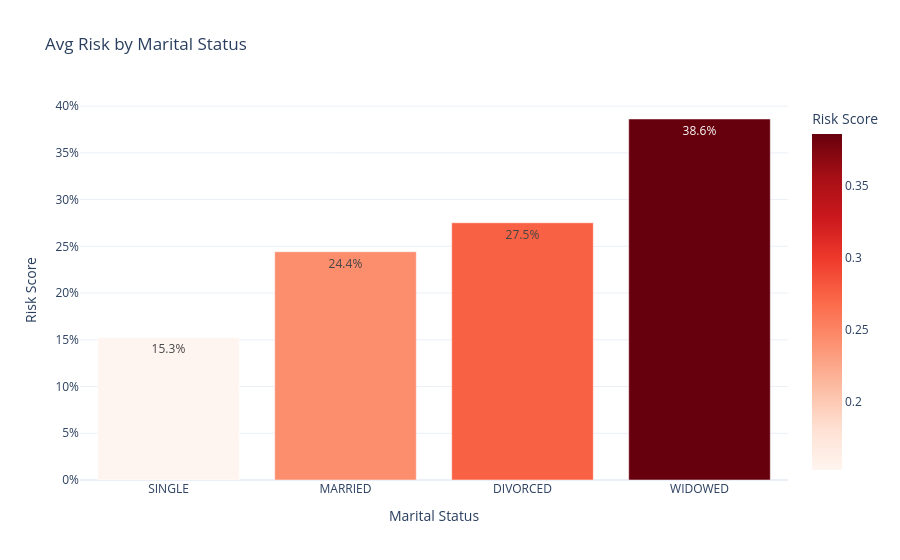

Here is the notebook cell this chart was saved with:
### Markdown cell above
### Marital Status Analyse

### Code cell
df_marital_mean = df_analyze.groupby('marital_status')['risk_score'].mean().reset_index()
df_marital_mean = df_marital_mean.sort_values('risk_score', ascending=True)

fig5 = px.bar(
    df_marital_mean, 
    x='marital_status', 
    y='risk_score',
    text_auto='.1%',
    title='Avg Risk by Marital Status',
    labels={'risk_score': 'Risk Score', 'marital_status': 'Marital Status'},
    color='risk_score',
    color_continuous_scale='Reds',
    template="plotly_white"
)
fig5.update_layout(yaxis_tickformat='.0%')
show_and_save(fig5, "risk_by_marital_status")

### Figure 1 — Plotly figure (JSON) as saved in the notebook; plotly's stock layout.template omitted (floating-point values rounded to 4 significant figures)
{"data": [{"hovertemplate": "Marital Status=%{x}<br>Risk Score=%{marker.color}<extra></extra>", "legendgroup": "", "marker": {"color": [0.1526, 0.2442, 0.2752, 0.3862], "coloraxis": "coloraxis", "pattern": {"shape": ""}}, "name": "", "orientation": "v", "showlegend": false, "textposition": "auto", "texttemplate": "%{y:.1%}", "type": "bar", "x": ["SINGLE", "MARRIED", "DIVORCED", "WIDOWED"], "xaxis": "x", "y": [0.1526, 0.2442, 0.2752, 0.3862], "yaxis": "y"}], "layout": {"barmode": "relative", "coloraxis": {"colorbar": {"title": {"text": "Risk Score"}}, "colorscale": [[0, "rgb(255,245,240)"], [0.125, "rgb(254,224,210)"], [0.25, "rgb(252,187,161)"], [0.375, "rgb(252,146,114)"], [0.5, "rgb(251,106,74)"], [0.625, "rgb(239,59,44)"], [0.75, "rgb(203,24,29)"], [0.875, "rgb(165,15,21)"], [1, "rgb(103,0,13)"]]}, "legend": {"tracegroupgap": 0}, "title": {"text": "Avg Risk by Marital Status"}, "xaxis": {"anchor": "y", "domain": [0, 1], "title": {"text": "Marital Status"}}, "yaxis": {"anchor": "x", "domain": [0, 1], "tickformat": ".0%", "title": {"text": "Risk Score"}}}}
